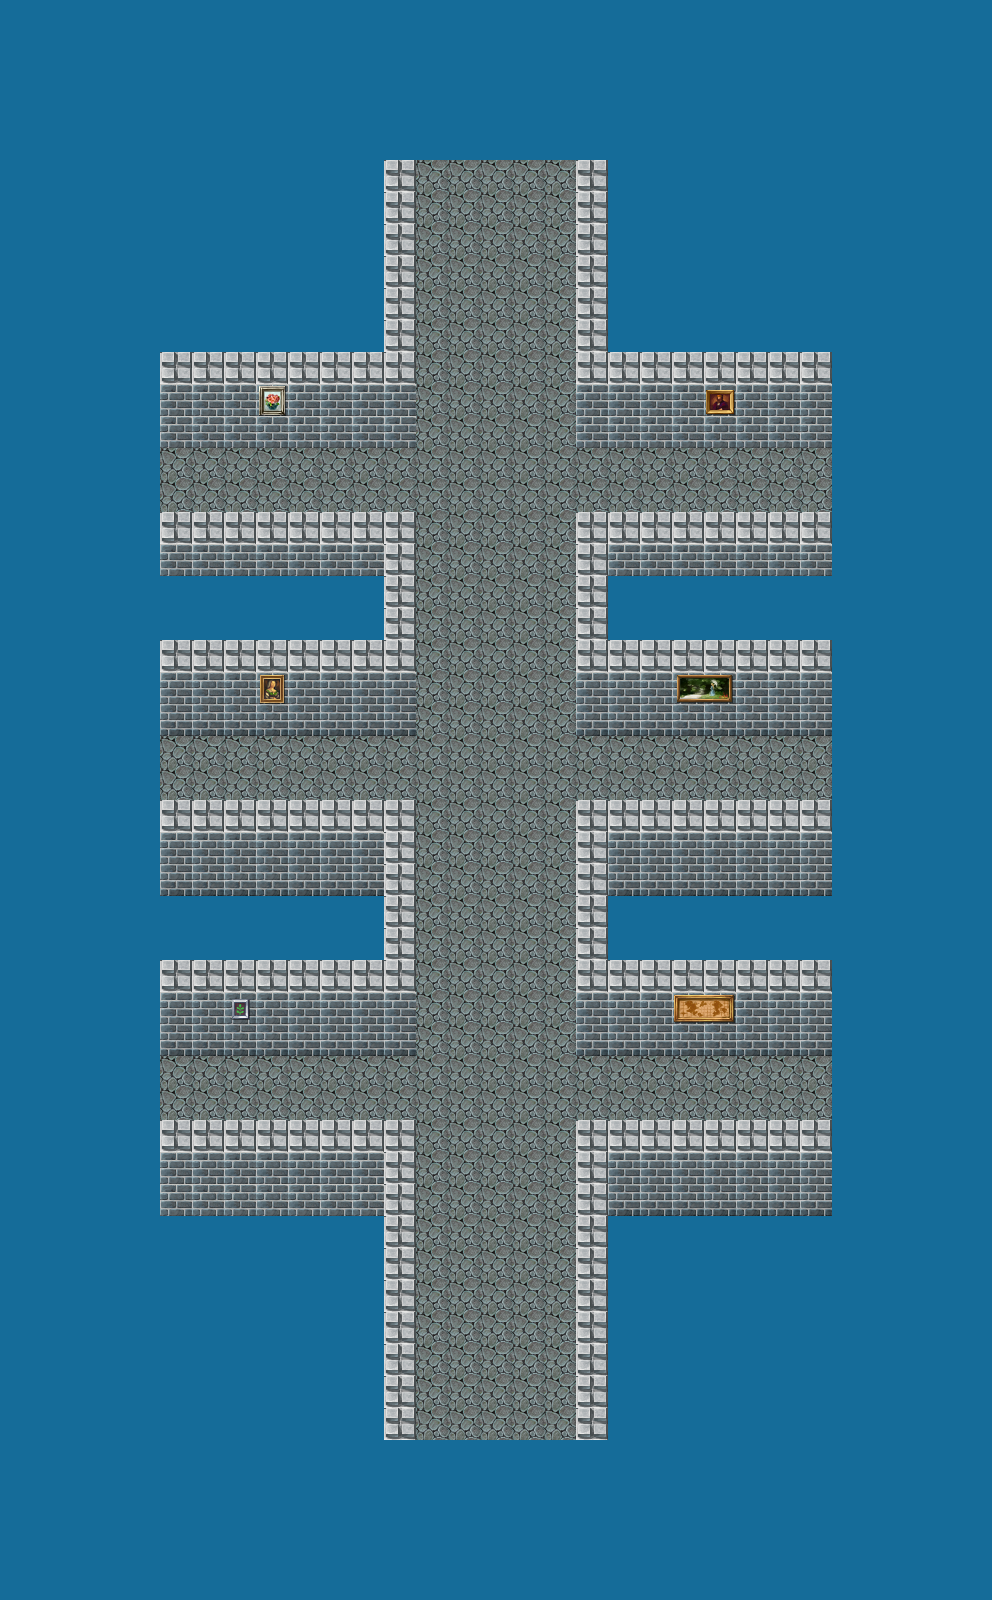

A 2D game scene composited from a Tiled map and its tileset images. What follows is a short description and the map's XML, with each tile layer's data collapsed to a summary:
An orthogonal 31x50 tile map with 32x32 px tiles, 2 tile layers (Tile Layer 1, Tile Layer 2), 2 tilesets and 38 objects (6x portalIn, 2x portalO, startpoint).

<map version="1.2" tiledversion="1.2.4" orientation="orthogonal" renderorder="right-down" width="31" height="50" tilewidth="32" tileheight="32" infinite="0" nextlayerid="6" nextobjectid="57">
 <tileset firstgid="1" name="rpg_maker_telles0808" tilewidth="32" tileheight="32" tilecount="2016" columns="32">
  <image source="../Resources/rpg_maker_telles0808.png" width="1024" height="2016" />
 </tileset>
 <tileset firstgid="2017" source="../Resources/water.tsx" />
 <layer id="4" name="Tile Layer 1" width="31" height="50">
  <data>[1550 cells, 1550 non-empty, 5 distinct tile ids]</data>
 </layer>
 <objectgroup id="2" name="Object Layer 1">
  <object id="1" x="383" y="162" width="32" height="254" />
  <object id="2" x="162" y="353" width="252" height="62" />
  <object id="3" x="576" y="161" width="36" height="254" />
  <object id="4" x="577" y="353" width="256" height="63" />
  <object id="5" x="162" y="513" width="250" height="57" />
  <object id="6" x="576" y="514" width="258" height="57" />
  <object id="7" x="578" y="513" width="268" height="7" />
  <object id="8" x="383" y="515" width="34" height="186" />
  <object id="9" x="161" y="640" width="255" height="63" />
  <object id="12" x="577" y="513" width="32" height="191" />
  <object id="13" x="579" y="639" width="271" height="65" />
  <object id="15" x="151" y="800" width="263" height="58" />
  <object id="17" x="577" y="801" width="309" height="56" />
  <object id="18" x="384" y="799" width="31" height="222" />
  <object id="19" x="151" y="960" width="266" height="59" />
  <object id="24" x="578" y="802" width="27" height="222" />
  <object id="25" x="577" y="957" width="264" height="69" />
  <object id="26" x="577" y="1122" width="259" height="318" />
  <object id="27" x="161" y="1124" width="252" height="316" />
  <object id="28" name="portalO" type="portalO" x="422" y="1429" width="148" height="22" />
  <object id="33" name="portal1" type="portalIn" x="826" y="1017" width="32" height="132" />
  <object id="34" name="portal2" type="portalIn" x="151" y="1012" width="15" height="158" />
  <object id="35" name="portal3" type="portalIn" x="825" y="688" width="33" height="125" />
  <object id="36" name="portal4" type="portalIn" x="150" y="682" width="14" height="119" />
  <object id="37" name="portal5" type="portalIn" x="824" y="401" width="27" height="125" />
  <object id="38" name="portal6" type="portalIn" x="149" y="402" width="20" height="127" />
  <object id="39" x="575" y="515" width="257" height="216" />
  <object id="41" x="160" y="511" width="255" height="226" />
  <object id="42" x="161" y="802" width="250" height="247" />
  <object id="43" x="576" y="803" width="277" height="244" />
  <object id="44" x="165" y="1048" width="252" height="7" />
  <object id="45" x="409" y="1014" width="7" height="43" />
  <object id="46" x="577" y="1046" width="272" height="10" />
  <object id="47" x="575" y="352" width="269" height="96" />
  <object id="48" x="114" y="359" width="301" height="88" />
  <object id="49" x="576" y="641" width="295" height="98" />
  <object id="55" name="startpoint" type="startpoint" x="722" y="1062" width="12" height="13" />
  <object id="56" name="portalO" type="portalO" x="386" y="163" width="268" height="28" />
 </objectgroup>
 <layer id="5" name="Tile Layer 2" width="31" height="50">
  <data>[1550 cells, 8 non-empty, 8 distinct tile ids]</data>
 </layer>
</map>
